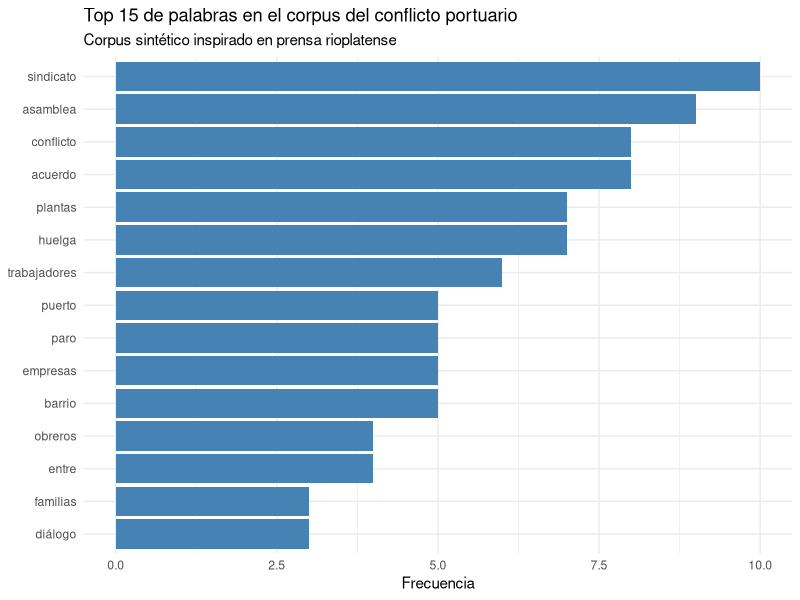
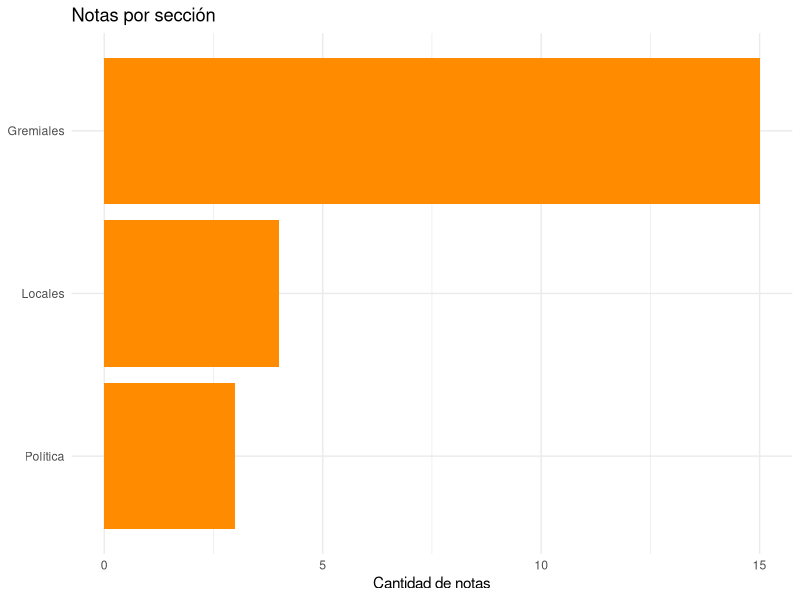

Reproduce these figures in R, in order.
## ---- chunk 1
#| message: false
#| warning: false

# Cargamos el ecosistema tidyverse y las herramientas de texto
library(tidyverse)   # dplyr, ggplot2, readr y compañía
library(tidytext)    # para tokenizar (separar el texto en palabras)
library(stringr)     # para manipular cadenas de texto

# Leemos el CSV del corpus. La ruta es relativa a la carpeta de la sesión.
notas <- read_csv("../datos/notas_prensa.csv")

# Miramos las primeras filas para saber con qué trabajamos
glimpse(notas)
## ---- chunk 2
# Unimos titular + texto en una sola columna y pasamos a minúsculas.
# str_to_lower() unifica mayúsculas y minúsculas: "Paro" y "paro" cuentan igual.
notas_texto <- notas |>
  mutate(contenido = str_to_lower(paste(titular, texto)))

# Espiamos el primer documento ya preparado
notas_texto$contenido[1]
## ---- chunk 3
# unnest_tokens convierte cada documento en muchas filas, una por palabra.
# Quedan columnas id/seccion (de la nota) y palabra (el token).
palabras <- notas_texto |>
  select(id, seccion, contenido) |>
  unnest_tokens(palabra, contenido)

# Cantidad total de palabras (tokens) en todo el corpus
nrow(palabras)
## ---- chunk 4
# Lista corta de palabras vacías en español.
# La armamos a mano y a propósito: queremos ver y entender qué descartamos.
vacias <- c("de", "la", "el", "en", "y", "a", "los", "las", "que", "del",
            "un", "una", "con", "por", "se", "su", "para", "no", "mas",
            "o", "lo", "al", "le")

# anti_join deja solo las palabras que NO están en la lista de vacías
palabras_limpias <- palabras |>
  filter(!palabra %in% vacias)

nrow(palabras_limpias)
## ---- chunk 5
# Contamos cada palabra, ordenamos de mayor a menor y nos quedamos con 15
top15 <- palabras_limpias |>
  count(palabra, sort = TRUE) |>
  slice_head(n = 15)

top15
## ---- chunk 6
#| fig-width: 7
#| fig-height: 5

# reorder() ordena las barras por frecuencia; coord_flip() las pone horizontales
ggplot(top15, aes(x = reorder(palabra, n), y = n)) +
  geom_col(fill = "steelblue") +
  coord_flip() +
  labs(
    title = "Top 15 de palabras en el corpus del conflicto portuario",
    subtitle = "Corpus sintético inspirado en prensa rioplatense",
    x = NULL,
    y = "Frecuencia"
  ) +
  theme_minimal()
## ---- chunk 7
# Validación cruzada: contamos "paro" con un método distinto (str_count sobre
# el texto crudo) y comparamos con lo que dijo el conteo de tokens.
conteo_tokens <- palabras_limpias |>
  filter(palabra == "paro") |>
  nrow()

cat("Veces que aparece 'paro' según el conteo de tokens:", conteo_tokens, "\n")
## ---- chunk 8
# Buscamos "paro" como palabra dentro de cada nota y listamos id + titular.
# \\b marca límite de palabra: así "paro" no matchea dentro de "disparo".
notas_con_paro <- notas |>
  mutate(tiene_paro = str_detect(str_to_lower(paste(titular, texto)),
                                 "\\bparo\\b")) |>
  filter(tiene_paro) |>
  select(id, fecha, titular)

notas_con_paro
## ---- chunk 9
# Contamos cuántas notas hay por sección, de mayor a menor
notas_por_seccion <- notas |>
  count(seccion, sort = TRUE)

notas_por_seccion
## ---- chunk 10
#| fig-width: 6
#| fig-height: 4

ggplot(notas_por_seccion, aes(x = reorder(seccion, n), y = n)) +
  geom_col(fill = "darkorange") +
  coord_flip() +
  labs(
    title = "Notas por sección",
    x = NULL,
    y = "Cantidad de notas"
  ) +
  theme_minimal()
